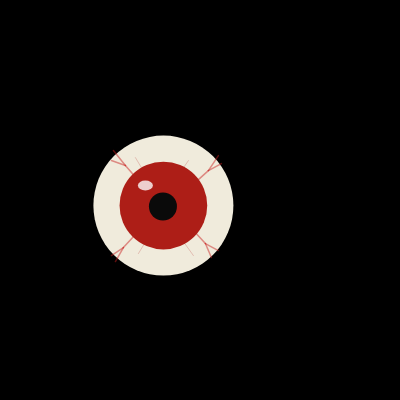
Frame 1 (no input)
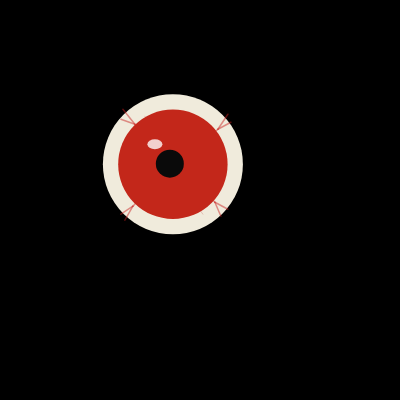
Frame 60 (no input)
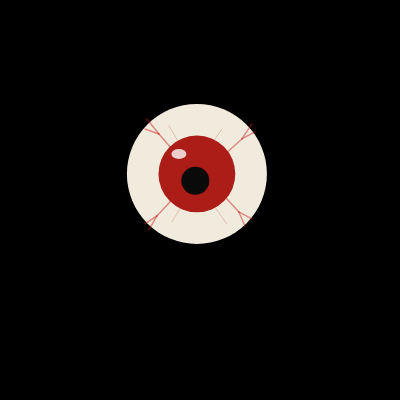
Frame 120 (the mouse pressed at the canvas centre since frame 60)

The p5.js sketch that drew these frames (run headless with seeded random() and noise() and a simulated clock; from frame 60 on, the mouse is pressed at the canvas centre):

// p5.js sketch
// ── sketch.js

let eyeCenterX, eyeCenterY;
let eyeOrbitNoiseX, eyeOrbitNoiseY; // In response to noise, the entire eye moves
let eyeIrisPulseT;//Iris pulse
let eyeOrbitSpeed;//The speed of eye movement
let irisColorNoiseT; // Iris color change (dark red - light red)

// drunk walk of pupil
let pupilDrunkX, pupilDrunkY;
let pupilDrunkR;

function setup() {
  createCanvas(400, 400);
  
  //Set the center of the eyeball to the center of the canvas
  eyeCenterX = 200;
  eyeCenterY = 200;
  
  //Use noise to create eye movements
  eyeOrbitNoiseX = random();
  eyeOrbitNoiseY = random();
  eyeOrbitSpeed = 0.008;//The speed of eye movement
  
  eyeIrisPulseT = 0
  irisColorNoiseT = random(); 
  
  
  pupilDrunkX = 0;
  pupilDrunkY = 0;
  pupilDrunkR = 14;
  
}

function draw() {
  
  background(0);
  
  // Increase the noise to keep eye constantly moving
  eyeOrbitNoiseX = eyeOrbitNoiseX + eyeOrbitSpeed;
  eyeOrbitNoiseY = eyeOrbitNoiseY + eyeOrbitSpeed;
  
  // Calculate the position of the eyeball 
  let eyeBallX = eyeCenterX + map(noise(eyeOrbitNoiseX), 0, 1, -100, 100);
  let eyeBallY = eyeCenterY + map(noise(eyeOrbitNoiseY), 0, 1, -100, 100);
  
  noStroke();
  
  // 1. start drawinng the whites of the eyes//
  fill(240, 235, 220);
  ellipse(eyeBallX, eyeBallY, 140, 140);
  
  // 2.start drawinng blood vessels//
  push();
  translate(eyeBallX, eyeBallY);
  strokeWeight(1.5);
  
  //vessel 1 （right top ）
  stroke(200, 30, 30, 120);
  line(15, -8, 45, -35);
  line(45, -35, 55, -50);
  line(45, -35, 58, -42);
  
  // vessel 2（left top）
  line(-12, -10, -38, -40);
  line(-38, -40, -50, -55);
  line(-38, -40, -52, -45);
  
  // vessel 3（right botton）
  line(18, 12, 42, 38);
  line(42, 38, 48, 52);
  line(42, 38, 55, 45);
  
  // vessel 4（left botton）
  line(-15, 15, -40, 42);
  line(-40, 42, -52, 50);
  line(-40, 42, -48, 56);
  
  // 4 extra blood vessels
  strokeWeight(1);
  stroke(180, 40, 40, 60);
  line(8, -20, 25, -45);//（right top ）
  line(-10, -18, -28, -48);//（left top）
  line(10, 22, 30, 50);//（right botton）
  line(-8, 20, -25, 48);//（left botton）

  pop();
  
  noStroke();
  
  //3. start drawinng iris//
  eyeIrisPulseT = eyeIrisPulseT + 0.03; // Iris pulse speed
  let eyeIrisR = map(sin(eyeIrisPulseT), -1, 1, 32, 55);// Let the iris size vary between 32 and 55
  
  
  irisColorNoiseT = irisColorNoiseT + 0.02;//Set the speed of color change
  let irisColorCycle = noise(irisColorNoiseT); 
  let irisR = lerp(150, 220, irisColorCycle);//set the change of two reds clor
  let irisG = lerp(20, 50, irisColorCycle);
  let irisB = lerp(20, 30, irisColorCycle);
  
  fill(irisR, irisG, irisB);
  ellipse(eyeBallX, eyeBallY, eyeIrisR * 2, eyeIrisR * 2);
  
  //4. start drawinng pupil//
  pupilDrunkX = pupilDrunkX + random(-1.5, 1.5);//Set the pupil to perform the drunk walk
  pupilDrunkY = pupilDrunkY + random(-1.5, 1.5);
  
  // Set a very small value so that 
  // the pupil moves within the range of -8 to 8 
  // and not exceeding the iris
  
  //set the range of pupilX
  if (pupilDrunkX > 8) {
    pupilDrunkX = 8;
  }
  if (pupilDrunkX < -8) {
    pupilDrunkX = -8;
  }
  
  //set the range of pupilY
  if (pupilDrunkY > 8) {
    pupilDrunkY = 8;
  }
  if (pupilDrunkY < -8) {
    pupilDrunkY = -8;
  }
  
  fill(10, 10, 10);
  ellipse(eyeBallX + pupilDrunkX, eyeBallY + pupilDrunkY, pupilDrunkR * 2, pupilDrunkR * 2);//draw the pupil

   //5. start drawinng the hightlight point on the eyeball//
  fill(255, 255, 255, 200);
  ellipse(eyeBallX - 18, eyeBallY - 20, 15, 10);
}
